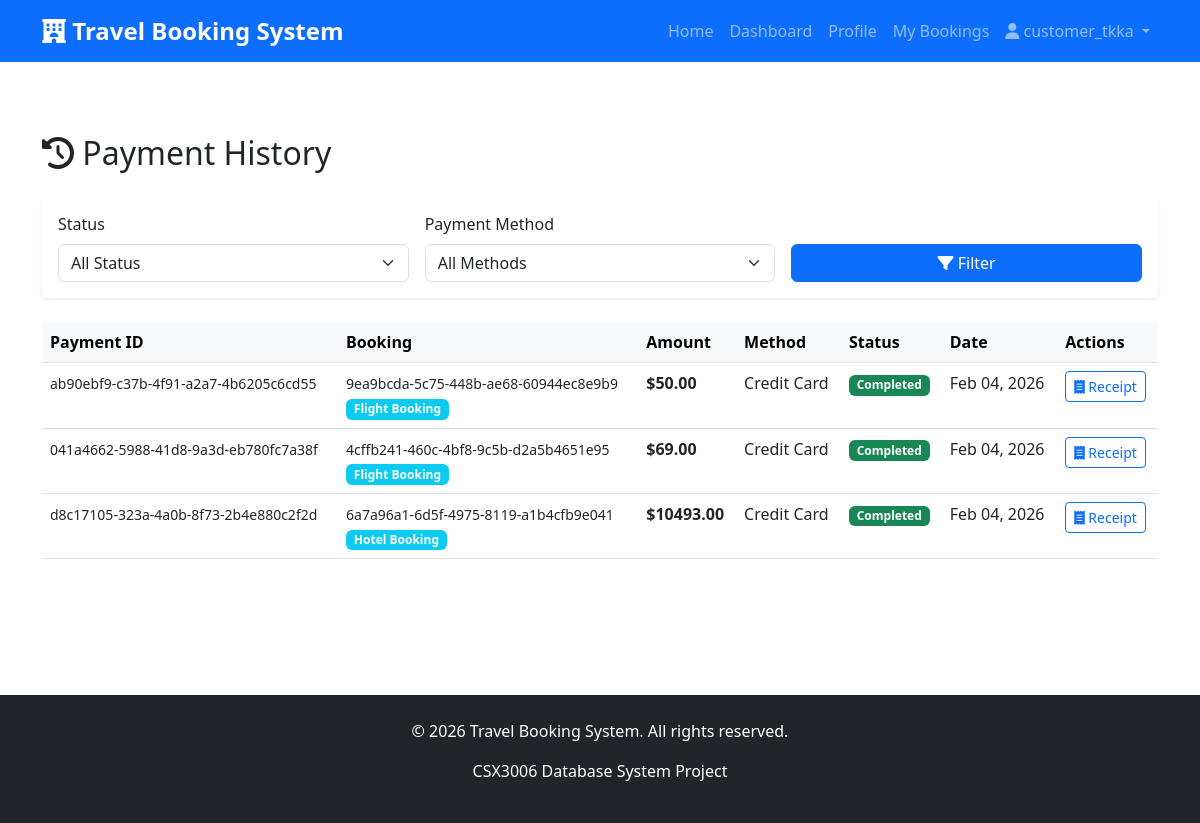
The page /payments/history/ (signed in) on the database as committed earlier.
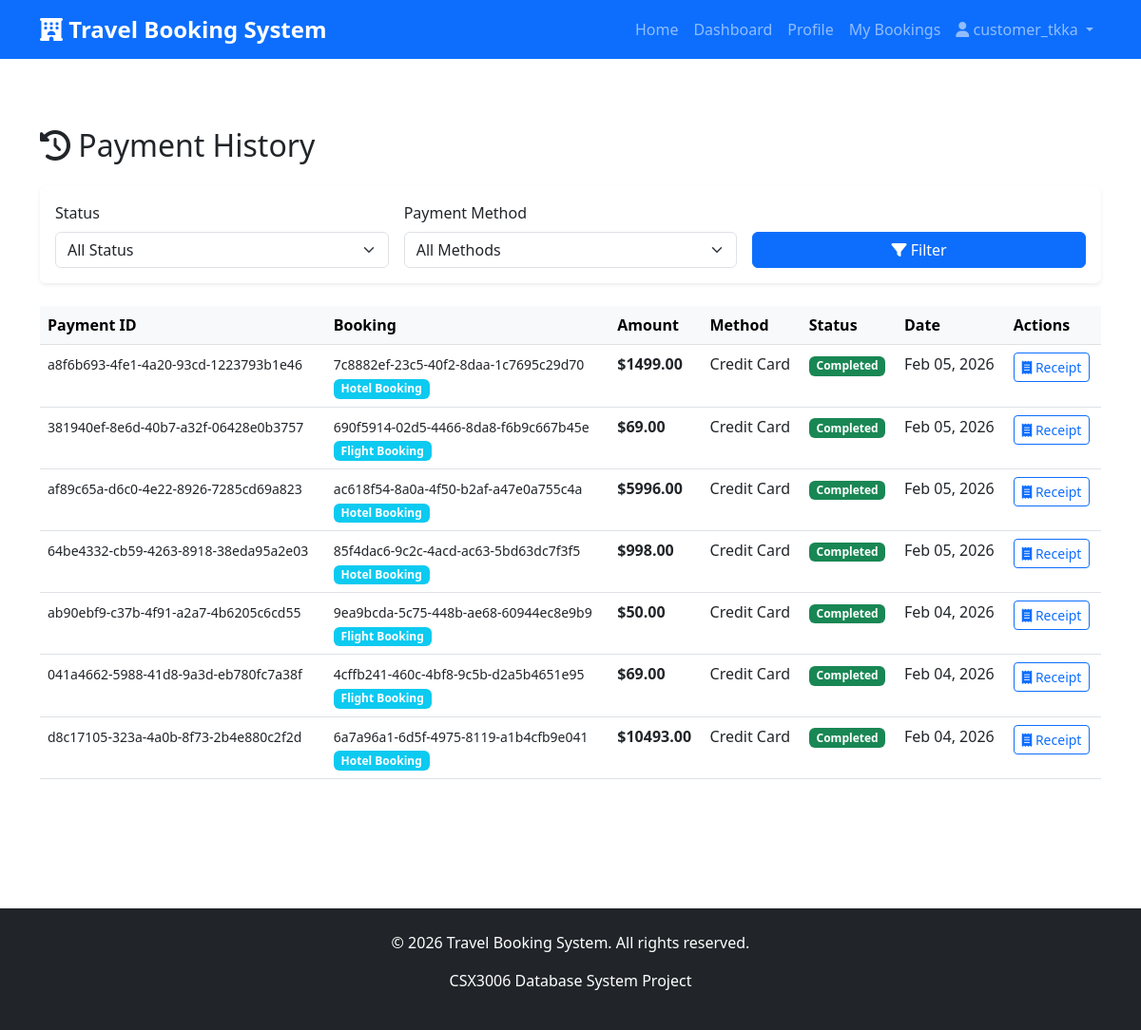
The same page on the database as committed later.
### payments/models.py (models this page shows, shortened)
class Payment(models.Model):
    PAYMENT_METHOD_CHOICES = [
        ('credit_card', 'Credit Card'),
        ('debit_card', 'Debit Card'),
        ('bank_transfer', 'Bank Transfer'),
        ('paypal', 'PayPal'),
        ('cash', 'Cash'),
    ]
    STATUS_CHOICES = [
        ('pending', 'Pending'),
        ('completed', 'Completed'),
        ('failed', 'Failed'),
        ('refunded', 'Refunded'),
    ]
    CARD_TYPE_CHOICES = [
        ('visa', 'Visa'),
        ('mastercard', 'Mastercard'),
        ('amex', 'American Express'),
        ('discover', 'Discover'),
        ('other', 'Other'),
    ]
    payment_id = models.UUIDField(default=uuid.uuid4, unique=True, editable=False)
    booking = models.OneToOneField(Booking, on_delete=models.CASCADE, related_name='payment')
    user = models.ForeignKey(settings.AUTH_USER_MODEL, on_delete=models.CASCADE, related_name='payments')
    amount = models.DecimalField(max_digits=10, decimal_places=2)
    payment_method = models.CharField(max_length=20, choices=PAYMENT_METHOD_CHOICES)
    status = models.CharField(max_length=20, choices=STATUS_CHOICES, default='pending')
    transaction_id = models.CharField(max_length=100, unique=True, blank=True, null=True)
    card_type = models.CharField(max_length=20, choices=CARD_TYPE_CHOICES, blank=True, null=True)
    card_last_four = models.CharField(max_length=4, blank=True, null=True)
    card_holder_name = models.CharField(max_length=100, blank=True, null=True)
    bank_name = models.CharField(max_length=100, blank=True, null=True)
    account_number = models.CharField(max_length=50, blank=True, null=True)
    paypal_email = models.EmailField(blank=True, null=True)
    payment_date = models.DateTimeField(null=True, blank=True)
    created_at = models.DateTimeField(auto_now_add=True)
    updated_at = models.DateTimeField(auto_now=True)
    notes = models.TextField(blank=True, null=True)
    failure_reason = models.TextField(blank=True, null=True)
    class Meta:
        ordering = ['-created_at']
        indexes = [
            models.Index(fields=['-created_at']),
            models.Index(fields=['status']),
            models.Index(fields=['payment_method']),
        ]

### bookings/models.py (models this page shows, shortened)
class Booking(models.Model):
    BOOKING_TYPE_CHOICES = [
        ('hotel', 'Hotel Booking'),
        ('flight', 'Flight Booking'),
    ]
    STATUS_CHOICES = [
        ('pending', 'Pending'),
        ('confirmed', 'Confirmed'),
        ('cancelled', 'Cancelled'),
        ('completed', 'Completed'),
    ]
    booking_id = models.UUIDField(
        default=uuid.uuid4,
        editable=False,
        unique=True,
        help_text='Unique booking ID'
    )
    user = models.ForeignKey(
        User,
        on_delete=models.CASCADE,
        related_name='bookings'
    )
    booking_type = models.CharField(
        max_length=20,
        choices=BOOKING_TYPE_CHOICES,
        help_text='Type of booking'
    )
    status = models.CharField(
        max_length=20,
        choices=STATUS_CHOICES,
        default='pending',
        help_text='Booking status'
    )
    total_amount = models.DecimalField(
        max_digits=10,
        decimal_places=2,
        validators=[MinValueValidator(0)],
        help_text='Total booking amount'
    )
    notes = models.TextField(
        blank=True,
        null=True,
        help_text='Additional notes or special requests'
    )
    created_at = models.DateTimeField(auto_now_add=True)
    updated_at = models.DateTimeField(auto_now=True)
    class Meta:
        verbose_name = 'Booking'
        verbose_name_plural = 'Bookings'
        ordering = ['-created_at']

### payments/views.py (the view)
# urls.py: path('history/', views.payment_history, name='payment_history'),
@login_required
def payment_history(request):
    payments = Payment.objects.filter(user=request.user).select_related('booking')
    status_filter = request.GET.get('status')
    if status_filter:
        payments = payments.filter(status=status_filter)
    method_filter = request.GET.get('method')
    if method_filter:
        payments = payments.filter(payment_method=method_filter)
    context = {
        'payments': payments,
        'status_filter': status_filter,
        'method_filter': method_filter,
    }
    return render(request, 'payments/payment_history.html', context)

### templates/payments/payment_history.html (shortened to what the changed rows need)
{% extends 'base.html' %}
{% block content %}
<div class="container my-5">
    <h2 class="mb-4"><i class="fas fa-history"></i> Payment History</h2>
    {% if payments %}
        <div class="table-responsive">
            <table class="table table-hover">
                <thead class="table-light">
                    <tr>
                        <th>Payment ID</th>
                        <th>Booking</th>
                        <th>Amount</th>
                        <th>Method</th>
                        <th>Status</th>
                        <th>Date</th>
                        <th>Actions</th>
                    </tr>
                </thead>
                <tbody>
                    {% for payment in payments %}
                        <tr>
                            <td><small>{{ payment.payment_id }}</small></td>
                            <td>
                                <small>{{ payment.booking.booking_id }}</small><br>
                                <span class="badge bg-info">{{ payment.booking.get_booking_type_display }}</span>
                            </td>
                            <td><strong>${{ payment.amount }}</strong></td>
                            <td>{{ payment.get_payment_method_display }}</td>
                            <td>
                                {% if payment.status == 'completed' %}
                                    <span class="badge bg-success">Completed</span>
                                {% elif payment.status == 'pending' %}
                                    <span class="badge bg-warning">Pending</span>
                                {% elif payment.status == 'failed' %}
                                    <span class="badge bg-danger">Failed</span>
                                {% elif payment.status == 'refunded' %}
                                    <span class="badge bg-info">Refunded</span>
                                {% endif %}
                            </td>
                            <td>{{ payment.created_at|date:"M d, Y" }}</td>
                            <td>
                                {% if payment.status == 'completed' %}
                                    <a href="{% url 'payments:payment_receipt' payment.payment_id %}"
                                       class="btn btn-sm btn-outline-primary" target="_blank">
                                        <i class="fas fa-receipt"></i> Receipt
                                    </a>
                                {% elif payment.status == 'failed' %}
                                    <a href="{% url 'payments:payment_page' payment.booking.booking_id %}"
                                       class="btn btn-sm btn-outline-primary">
                                        <i class="fas fa-redo"></i> Retry
                                    </a>
                                {% endif %}
                            </td>
                        </tr>
                    {% endfor %}
                </tbody>
            </table>
        </div>
    {% else %}
        <div class="alert alert-info">
            <i class="fas fa-info-circle"></i> No payment records found.
        </div>
    {% endif %}
</div>
{% endblock %}

Rows that differ between the two databases and show on the page:
added Payment: payment_id "a8f6b693-4fe1-4a20-93cd-1223793b1e46", booking.booking_id "7c8882ef-23c5-40f2-8daa-1c7695c29d70", booking.booking_type "Hotel Booking", amount "1499.00", payment_method "Credit Card", status "Completed", created_at "Feb 05, 2026"
added Payment: payment_id "381940ef-8e6d-40b7-a32f-06428e0b3757", booking.booking_id "690f5914-02d5-4466-8da8-f6b9c667b45e", booking.booking_type "Flight Booking", amount "69.00", payment_method "Credit Card", status "Completed", created_at "Feb 05, 2026"
added Payment: payment_id "af89c65a-d6c0-4e22-8926-7285cd69a823", booking.booking_id "ac618f54-8a0a-4f50-b2af-a47e0a755c4a", booking.booking_type "Hotel Booking", amount "5996.00", payment_method "Credit Card", status "Completed", created_at "Feb 05, 2026"
added Payment: payment_id "64be4332-cb59-4263-8918-38eda95a2e03", booking.booking_id "85f4dac6-9c2c-4acd-ac63-5bd63dc7f3f5", booking.booking_type "Hotel Booking", amount "998.00", payment_method "Credit Card", status "Completed", created_at "Feb 05, 2026"
